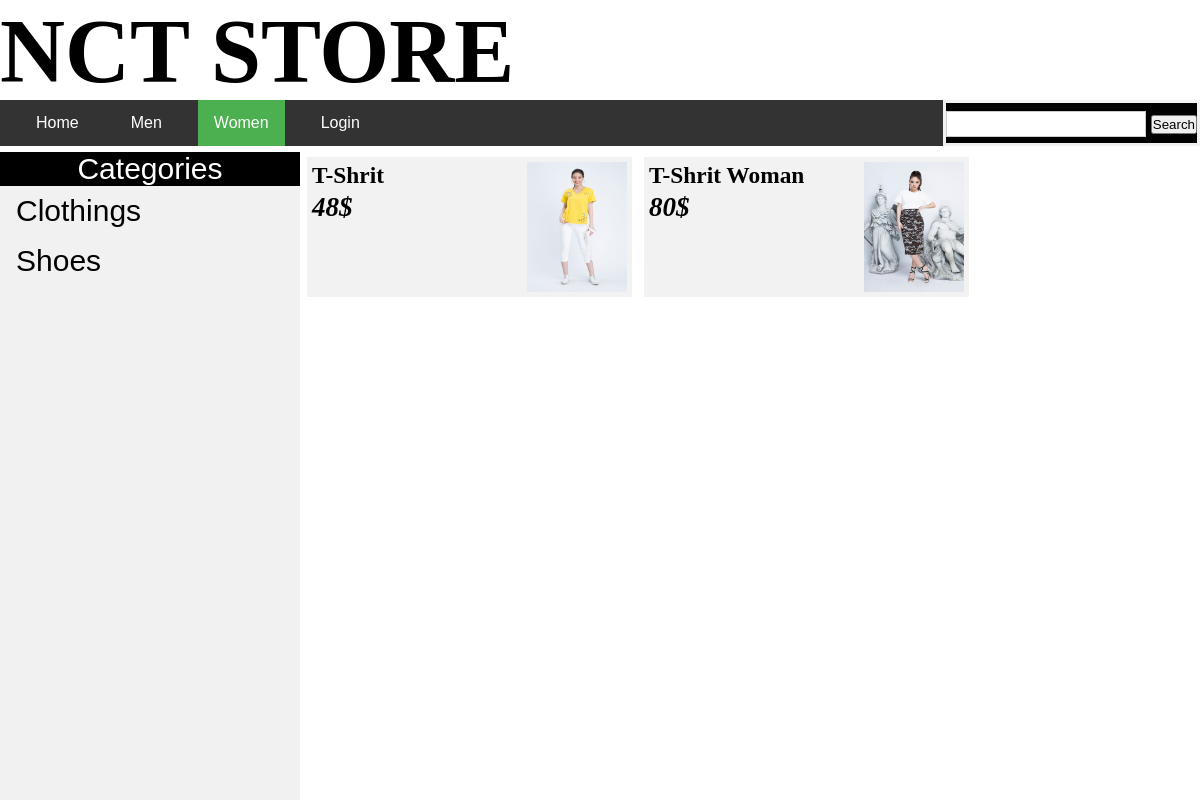
Page /catePageG.php?cateID=1 on the committed database.
### tables this page shows
CREATE TABLE `categories` (
  `cateID` int(6) DEFAULT NULL,
  `cateName` varchar(100) DEFAULT NULL
);

CREATE TABLE `product` (
  `productID` int(6) DEFAULT NULL,
  `productName` varchar(100) DEFAULT NULL,
  `productPrice` int(50) DEFAULT NULL,
  `image` varchar(100) DEFAULT NULL,
  `des` varchar(200) DEFAULT NULL,
  `cateID` int(6) DEFAULT NULL,
  `genderID` int(6) DEFAULT NULL
);

### dbconnector.php (called while the page is built, shortened)
<?php
class DBConnector{
	public $host = 'localhost';
	public $dbname = 'asmt';
	public $un = 'root';
	public $pw = '';
	public function runQuery($sql)
	{
		$conn = new mysqli($this->host, $this->un, $this->pw, $this->dbname);
		mysqli_set_charset($conn, 'UTF8');
		$result = $conn->query($sql);
		$rows = mysqli_fetch_all($result, MYSQLI_ASSOC);
		return $rows;
	}
}
?>

### catePageG.php (the view, shortened to what this page needs)
<!DOCTYPE html>
<html>
<head>
	<link rel="stylesheet" type="text/css" href="style/css.css">
</head>
<body>
	<div class="logo"><h1>NCT STORE</h1></div>
	<div class="menu">
		<ul>
		  <li><a href="index.php">Home</a></li>
		  <li><a href="men.php">Men</a></li>
		  <li><a class="active" href="women.php">Women</a></li>
		  <li><a href="login.php">Login</a></li>
		  <form action="Search.php" style="float: right;background-color: black;height: 40px;">
					<input type="text" name="search" style="width: 200px;height: 10px;">
					<input type="submit" name="searchbtn" value="Search" placeholder="Search....">
				</form>
		</ul>
	</div>
	<div class="main">
		<div class="left">
			<ul>
			  <li style="text-align: center;font-size: 30px;background-color: black;color: white;">Categories</li>
			  <li><?php
							require_once('./dbconnector.php');
							$conn = new DBConnector();
							$sql = "Select * From categories";
							$rows = $conn->runQuery($sql);
							foreach($rows as $r)
							{
							?>
								<a href="catePageG.php?cateID=<?=$r['cateID']?>"><?=$r['cateName']?></a>
						<?php
							}
						?>
				</li>
			</ul>
		</div>
		<div class="right">
			<div class="contentv1">
			<?php
						require_once('./dbconnector.php');
						if(isset($_GET['cateID']))
						{
							$cateID = $_GET['cateID'];
							$sql = "Select * from product where genderID = 2 AND cateID=" . $cateID;
							$cn = new DBConnector();
							$rows = $cn->runQuery($sql);
							foreach($rows as $r)
							{
					?>
					<a href="ShowDetail.php?productID=<?=$r['productID']?>">
					<div class="itemv1">
							<div class="imagev1"><img src="<?=$r['image']?>"></div>
							<div class="namev1"><h3><?=$r['productName']?></h3></div>
							<div class="pricev1"><h2><?=$r['productPrice']?>$</h2></div>
					</div>
					</a>
					<?php
						}
					}
					?>
			</div>
		</div>
	</div>
</body>
</html>

### style/css.css (style rules this page uses)
* { padding:0; margin:0; }
.logo { width:100%; height:100px; font-family: calibri; font-size: 45px; }
.menu { width:100%; height:50px; }
.menu ul { list-style-type: none; margin: 0; padding: 0; overflow: hidden; background-color: #333; }
.menu ul li { float: left; margin-left: 20px; }
.menu ul li a { display: block; color: white; text-align: center; padding: 14px 16px; text-decoration: none; }
.active { background-color: #4CAF50; }
.main { width: 100%; height: auto; margin-top: 2px; }
.left ul { list-style-type: none; margin: 0; padding: 0; width: 25%; background-color: #f1f1f1; position: fixed; height: 100%; overflow: auto; }
.left ul li a { display: block; color: #000; padding: 8px 16px; font-size: 30px; text-decoration: none; }
.contentv1 { width: 100%; height: 100%; }
.itemv1 { width: 325px; height: 140px; float: left; padding: 5px; box-sizing: border-box; margin-left: 12px; margin-top:5px; background-color: #f2f2f2; }
.contentv1 a { color:black; font-weight: bold; }
.imagev1 { width: 100px; height: 130px; float:right; }
.imagev1 img { width: 100%; height: 100%; }
.namev1 { font-family: calibri; height: 30px; width: 200px; float: left; font-weight: bold; font-size: 20px; }
.namev1 h3 { font-family: calibri; }
.pricev1 { font-family: calibri; font-size:18px; font-style: italic; font-weight: bold; height: 30px; width: 150px; float: left; }
.right { float:right; width: 75%; height: 500px; margin-right:5px; }
body { font-family: Arial, Helvetica, sans-serif; }
form { border: 3px solid #f1f1f1; }
input[type=text], input[type=password] { width: 100%; padding: 12px 20px; margin: 8px 0; display: inline-block; border: 1px solid #ccc; box-sizing: border-box; }

### rows in the picture
categories: cateName "Clothings"
categories: cateName "Shoes"
product: image (picture), productName "T-Shrit", productPrice "48"
product: image (picture), productName "T-Shrit Woman", productPrice "80"
